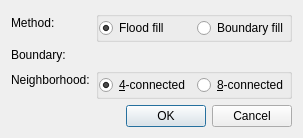
<?xml version="1.0" encoding="UTF-8"?>
<ui version="4.0">
 <class>FillDialog</class>
 <widget class="QDialog" name="FillDialog">
  <property name="geometry">
   <rect>
    <x>0</x>
    <y>0</y>
    <width>406</width>
    <height>156</height>
   </rect>
  </property>
  <property name="windowTitle">
   <string>Dialog</string>
  </property>
  <layout class="QVBoxLayout" name="verticalLayout">
   <property name="sizeConstraint">
    <enum>QLayout::SetFixedSize</enum>
   </property>
   <item>
    <layout class="QFormLayout" name="formLayout">
     <item row="0" column="0">
      <widget class="QLabel" name="methodLabel">
       <property name="text">
        <string>Method:</string>
       </property>
      </widget>
     </item>
     <item row="1" column="0">
      <widget class="QLabel" name="boundaryLabel">
       <property name="text">
        <string>Boundary:</string>
       </property>
      </widget>
     </item>
     <item row="2" column="0">
      <widget class="QLabel" name="neighborhoodLabel">
       <property name="text">
        <string>Neighborhood:</string>
       </property>
      </widget>
     </item>
     <item row="1" column="1">
      <widget class="ColorEdit" name="boundaryColorEdit" native="true">
       <property name="enabled">
        <bool>false</bool>
       </property>
      </widget>
     </item>
     <item row="0" column="1">
      <widget class="QGroupBox" name="methodGroupBox">
       <property name="title">
        <string/>
       </property>
       <property name="flat">
        <bool>true</bool>
       </property>
       <layout class="QHBoxLayout" name="methodHorizontalLayout">
        <property name="leftMargin">
         <number>0</number>
        </property>
        <property name="topMargin">
         <number>0</number>
        </property>
        <property name="rightMargin">
         <number>0</number>
        </property>
        <property name="bottomMargin">
         <number>0</number>
        </property>
        <item>
         <widget class="QRadioButton" name="floodRadioButton">
          <property name="text">
           <string>Flood fill</string>
          </property>
          <property name="checked">
           <bool>true</bool>
          </property>
         </widget>
        </item>
        <item>
         <widget class="QRadioButton" name="boundaryRadioButton">
          <property name="text">
           <string>Boundary fill</string>
          </property>
         </widget>
        </item>
       </layout>
      </widget>
     </item>
     <item row="2" column="1">
      <widget class="QGroupBox" name="neighborhoodGroupBox">
       <property name="title">
        <string/>
       </property>
       <property name="flat">
        <bool>true</bool>
       </property>
       <layout class="QHBoxLayout" name="typeHorizontalLayout">
        <property name="leftMargin">
         <number>0</number>
        </property>
        <property name="topMargin">
         <number>0</number>
        </property>
        <property name="rightMargin">
         <number>0</number>
        </property>
        <property name="bottomMargin">
         <number>0</number>
        </property>
        <item>
         <widget class="QRadioButton" name="fourConnectedRadioButton">
          <property name="text">
           <string>&amp;4-connected</string>
          </property>
          <property name="checked">
           <bool>true</bool>
          </property>
         </widget>
        </item>
        <item>
         <widget class="QRadioButton" name="eightConnectedRadioButton">
          <property name="text">
           <string>&amp;8-connected</string>
          </property>
         </widget>
        </item>
       </layout>
      </widget>
     </item>
    </layout>
   </item>
   <item>
    <widget class="QDialogButtonBox" name="buttonBox">
     <property name="orientation">
      <enum>Qt::Horizontal</enum>
     </property>
     <property name="standardButtons">
      <set>QDialogButtonBox::Cancel|QDialogButtonBox::Ok</set>
     </property>
    </widget>
   </item>
  </layout>
 </widget>
 <customwidgets>
  <customwidget>
   <class>ColorEdit</class>
   <extends>QWidget</extends>
   <header>coloredit.h</header>
   <container>1</container>
   <slots>
    <signal>colorEdited(QColor)</signal>
   </slots>
  </customwidget>
 </customwidgets>
 <resources/>
 <connections>
  <connection>
   <sender>buttonBox</sender>
   <signal>accepted()</signal>
   <receiver>FillDialog</receiver>
   <slot>accept()</slot>
   <hints>
    <hint type="sourcelabel">
     <x>248</x>
     <y>254</y>
    </hint>
    <hint type="destinationlabel">
     <x>157</x>
     <y>274</y>
    </hint>
   </hints>
  </connection>
  <connection>
   <sender>buttonBox</sender>
   <signal>rejected()</signal>
   <receiver>FillDialog</receiver>
   <slot>reject()</slot>
   <hints>
    <hint type="sourcelabel">
     <x>316</x>
     <y>260</y>
    </hint>
    <hint type="destinationlabel">
     <x>286</x>
     <y>274</y>
    </hint>
   </hints>
  </connection>
  <connection>
   <sender>boundaryRadioButton</sender>
   <signal>toggled(bool)</signal>
   <receiver>boundaryColorEdit</receiver>
   <slot>setEnabled(bool)</slot>
   <hints>
    <hint type="sourcelabel">
     <x>263</x>
     <y>21</y>
    </hint>
    <hint type="destinationlabel">
     <x>95</x>
     <y>53</y>
    </hint>
   </hints>
  </connection>
 </connections>
</ui>
